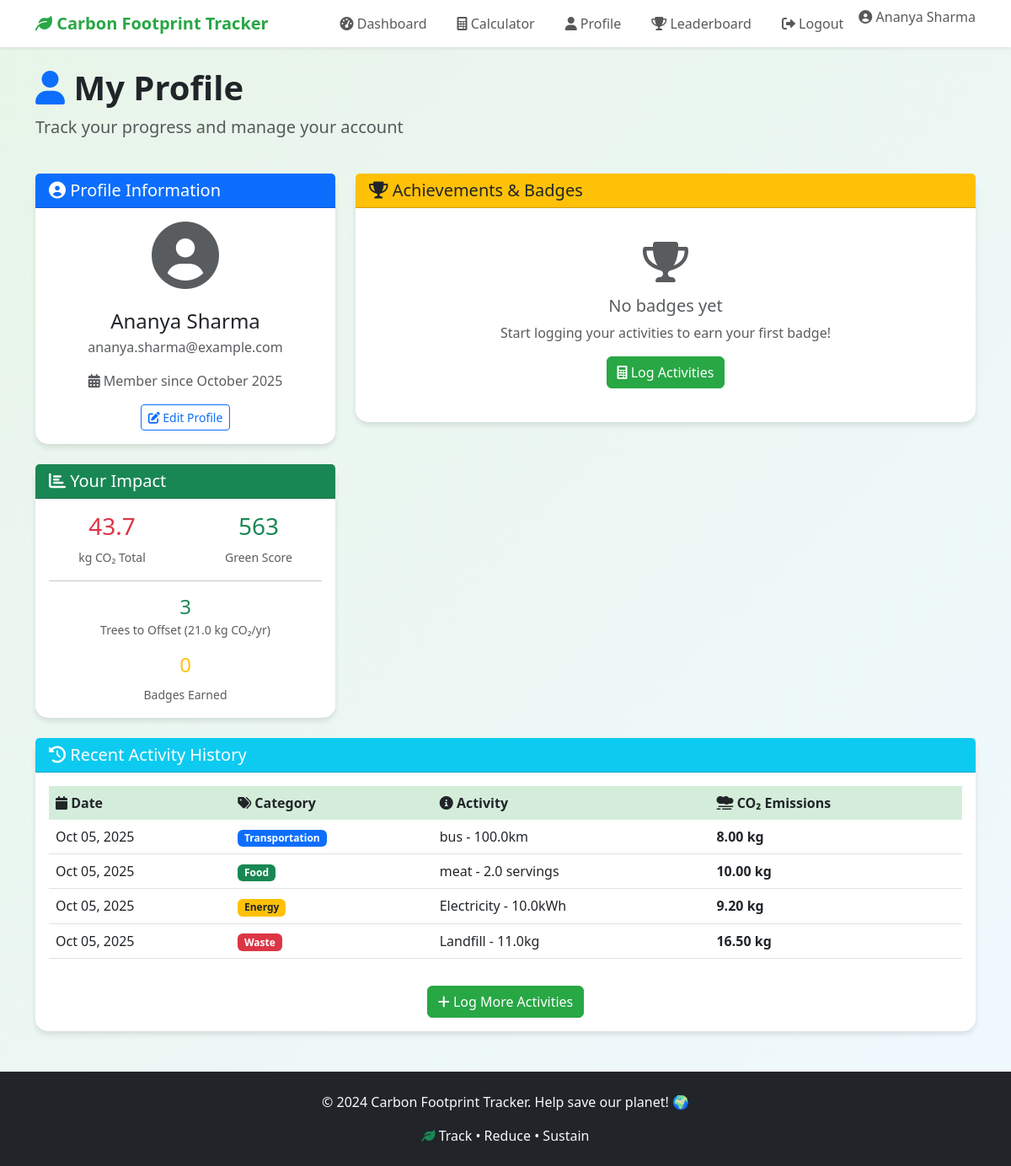
Screenshot of /profile (signed in) with the database file from the repository.
### tables this page shows
CREATE TABLE users (
            id INTEGER PRIMARY KEY AUTOINCREMENT,
            name TEXT NOT NULL,
            email TEXT UNIQUE NOT NULL,
            password_hash TEXT NOT NULL,
            created_at TIMESTAMP DEFAULT CURRENT_TIMESTAMP
        );

CREATE TABLE emissions (
            id INTEGER PRIMARY KEY AUTOINCREMENT,
            user_id INTEGER NOT NULL,
            category TEXT NOT NULL,
            activity TEXT NOT NULL,
            emission_value REAL NOT NULL,
            date DATE NOT NULL,
            FOREIGN KEY (user_id) REFERENCES users (id)
        );

### app.py (the view, shortened to what this page needs)
@app.route('/profile', methods=['GET', 'POST'])
@login_required
def profile():
    conn = get_db_connection()
    history_rows = conn.execute('''
        SELECT category, activity, emission_value, date
        FROM emissions
        WHERE user_id = ?
        ORDER BY date DESC
        LIMIT 20
    ''', (current_user.id,)).fetchall()
    history = []
    for row in history_rows:
        row_dict = {
            'category': row['category'],
            'activity': row['activity'],
            'emission_value': float(row['emission_value'] or 0),
            'date': None
        }
        if row['date']:
            try:
                row_dict['date'] = datetime.strptime(row['date'], '%Y-%m-%d')
            except Exception:
                try:
                    row_dict['date'] = datetime.fromisoformat(str(row['date']))
                except Exception:
                    row_dict['date'] = datetime.now()
        history.append(row_dict)
    badges_rows = conn.execute('''
        SELECT badge_name, date_earned
        FROM badges
        WHERE user_id = ?
        ORDER BY date_earned DESC
    ''', (current_user.id,)).fetchall()
    badges = []
    total_emissions = conn.execute('''
        SELECT COALESCE(SUM(emission_value), 0) as total
        FROM emissions WHERE user_id = ?
    ''', (current_user.id,)).fetchone()['total']
    conn.close()
    green_score = max(0, 1000 - int(total_emissions * 10))
    trees_needed = estimate_trees_needed(total_emissions)
    return render_template('profile.html',
                         history=history,
                         badges=badges,
                         total_emissions=round(total_emissions, 2),
                         green_score=green_score,
                         trees_needed=trees_needed,
                         tree_absorption=TREE_CO2_SEQUESTRATION_KG_PER_YEAR)

### app.py (called while the page is built)
def parse_created_at(value):
    if isinstance(value, datetime):
        return value
    if not value:
        return None
    for fmt in ('%Y-%m-%d %H:%M:%S', '%Y-%m-%d'):
        try:
            return datetime.strptime(str(value), fmt)
        except Exception:
            pass
    try:
        return datetime.fromisoformat(str(value))
    except Exception:
        return None

def estimate_trees_needed(total_emissions_kg: float) -> int:
    try:
        emissions = max(0.0, float(total_emissions_kg))
    except Exception:
        emissions = 0.0
    if TREE_CO2_SEQUESTRATION_KG_PER_YEAR <= 0:
        return 0
    import math
    return int(math.ceil(emissions / TREE_CO2_SEQUESTRATION_KG_PER_YEAR))

@login_manager.user_loader
def load_user(user_id):
    conn = get_db_connection()
    user = conn.execute('SELECT * FROM users WHERE id = ?', (user_id,)).fetchone()
    conn.close()
    if user:
        created_at = parse_created_at(user['created_at'])
        return User(user['id'], user['name'], user['email'], user['password_hash'], created_at)
    return None

def get_db_connection():
    conn = sqlite3.connect(app.config['DATABASE'])
    conn.row_factory = sqlite3.Row
    return conn

### templates/profile.html (shortened to what this page needs)
{% extends "base.html" %}
{% block content %}
<div class="row mb-4">
    <div class="col-12">
        <h1 class="display-6 fw-bold">
            <i class="fas fa-user text-primary"></i>
            My Profile
        </h1>
        <p class="lead text-muted">Track your progress and manage your account</p>
    </div>
</div>
<div class="row g-4">
    <div class="col-lg-4">
        <div class="card">
            <div class="card-header bg-primary text-white">
                <h5 class="card-title mb-0">
                    <i class="fas fa-user-circle"></i> Profile Information
                </h5>
            </div>
            <div class="card-body text-center">
                <div class="mb-4">
                    <i class="fas fa-user-circle text-muted" style="font-size: 5rem;"></i>
                </div>
                <h4 class="mb-1">{{ current_user.name }}</h4>
                <p class="text-muted mb-3">{{ current_user.email }}</p>
                <p class="text-muted">
                    <i class="fas fa-calendar-alt"></i>
                    Member since {{ current_user.created_at.strftime('%B %Y') }}
                </p>
                <button class="btn btn-outline-primary btn-sm" data-bs-toggle="modal" data-bs-target="#editProfileModal">
                    <i class="fas fa-edit"></i> Edit Profile
                </button>
            </div>
        </div>
        <div class="card mt-4">
            <div class="card-header bg-success text-white">
                <h5 class="card-title mb-0">
                    <i class="fas fa-chart-bar"></i> Your Impact
                </h5>
            </div>
            <div class="card-body">
                <div class="row text-center">
                    <div class="col-6">
                        <h3 class="text-danger">{{ total_emissions }}</h3>
                        <small class="text-muted">kg CO₂ Total</small>
                    </div>
                    <div class="col-6">
                        <h3 class="text-success">{{ green_score }}</h3>
                        <small class="text-muted">Green Score</small>
                    </div>
                </div>
                <hr>
                <div class="text-center mb-3">
                    <h4 class="text-success mb-0">{{ trees_needed }}</h4>
                    <small class="text-muted">Trees to Offset ({{ tree_absorption }} kg CO₂/yr)</small>
                </div>
                <div class="text-center">
                    <h4 class="text-warning">{{ badges|length }}</h4>
                    <small class="text-muted">Badges Earned</small>
                </div>
            </div>
        </div>
    </div>
    <div class="col-lg-8">
        <div class="card">
            <div class="card-header bg-warning text-dark">
                <h5 class="card-title mb-0">
                    <i class="fas fa-trophy"></i> Achievements & Badges
                </h5>
            </div>
            <div class="card-body">
                {% if badges %}
                <div class="row g-3">
                    {% for badge in badges %}
                    <div class="col-md-6 col-lg-4">
                        <div class="card border-0 bg-light">
                            <div class="card-body text-center p-3">
                                {% if 'Gold' in badge.badge_name %}
                                    <i class="fas fa-medal text-warning mb-2" style="font-size: 2rem;"></i>
                                {% elif 'Silver' in badge.badge_name %}
                                    <i class="fas fa-medal text-secondary mb-2" style="font-size: 2rem;"></i>
                                {% else %}
                                    <i class="fas fa-medal text-info mb-2" style="font-size: 2rem;"></i>
                                {% endif %}
                                <h6 class="card-title">{{ badge.badge_name }}</h6>
                                <small class="text-muted">
                                    Earned {{ badge.date_earned.strftime('%b %d, %Y') }}
                                </small>
                            </div>
                        </div>
                    </div>
                    {% endfor %}
                </div>
                {% else %}
                <div class="text-center py-4">
                    <i class="fas fa-trophy text-muted" style="font-size: 3rem;"></i>
                    <h5 class="mt-3 text-muted">No badges yet</h5>
                    <p class="text-muted">Start logging your activities to earn your first badge!</p>
                    <a href="{{ url_for('calculator') }}" class="btn btn-primary">
                        <i class="fas fa-calculator"></i> Log Activities
                    </a>
                </div>
                {% endif %}
            </div>
        </div>
    </div>
</div>
<div class="row mt-4">
    <div class="col-12">
        <div class="card">
            <div class="card-header bg-info text-white">
                <h5 class="card-title mb-0">
                    <i class="fas fa-history"></i> Recent Activity History
                </h5>
            </div>
            <div class="card-body">
                {% if history %}
                <div class="table-responsive">
                    <table class="table table-hover">
                        <thead>
                            <tr>
                                <th><i class="fas fa-calendar"></i> Date</th>
                                <th><i class="fas fa-tags"></i> Category</th>
                                <th><i class="fas fa-info-circle"></i> Activity</th>
                                <th><i class="fas fa-smog"></i> CO₂ Emissions</th>
                            </tr>
                        </thead>
                        <tbody>
                            {% for activity in history %}
                            <tr>
                                <td>{{ activity.date.strftime('%b %d, %Y') }}</td>
                                <td>
                                    <span class="badge
                                        {% if activity.category == 'Transportation' %}bg-primary
                                        {% elif activity.category == 'Food' %}bg-success
                                        {% elif activity.category == 'Energy' %}bg-warning text-dark
                                        {% else %}bg-danger
                                        {% endif %}">
                                        {{ activity.category }}
                                    </span>
                                </td>
                                <td>{{ activity.activity }}</td>
                                <td>
                                    <strong>{{ "%.2f"|format(activity.emission_value) }} kg</strong>
                                </td>
                            </tr>
                            {% endfor %}
                        </tbody>
                    </table>
                </div>
                <div class="text-center mt-3">
                    <a href="{{ url_for('calculator') }}" class="btn btn-primary">
                        <i class="fas fa-plus"></i> Log More Activities
                    </a>
                </div>
                {% endif %}
            </div>
        </div>
    </div>
</div>
{% endblock %}

### templates/base.html (shortened to what this page needs)
<!DOCTYPE html>
<html lang="en">
<head>
    <link href="https://cdn.jsdelivr.net/npm/bootstrap@5.3.0/dist/css/bootstrap.min.css" rel="stylesheet">
    <link href="https://cdnjs.cloudflare.com/ajax/libs/font-awesome/6.0.0/css/all.min.css" rel="stylesheet">
</head>
<body>
    <nav class="navbar navbar-expand-lg navbar-light bg-white shadow-sm">
        <div class="container">
            <a class="navbar-brand" href="{{ url_for('index') }}">
                <i class="fas fa-leaf"></i> Carbon Footprint Tracker
            </a>
            <div class="collapse navbar-collapse" id="navbarNav">
                <ul class="navbar-nav ms-auto">
                    {% if current_user.is_authenticated %}
                        <li class="nav-item">
                            <a class="nav-link" href="{{ url_for('dashboard') }}">
                                <i class="fas fa-tachometer-alt"></i> Dashboard
                            </a>
                        </li>
                        <li class="nav-item">
                            <a class="nav-link" href="{{ url_for('calculator') }}">
                                <i class="fas fa-calculator"></i> Calculator
                            </a>
                        </li>
                        <li class="nav-item">
                            <a class="nav-link" href="{{ url_for('profile') }}">
                                <i class="fas fa-user"></i> Profile
                            </a>
                        </li>
                        <li class="nav-item">
                            <a class="nav-link" href="{{ url_for('leaderboard') }}">
                                <i class="fas fa-trophy"></i> Leaderboard
                            </a>
                        </li>
                        <li class="nav-item">
                            <a class="nav-link" href="{{ url_for('logout') }}">
                                <i class="fas fa-sign-out-alt"></i> Logout
                            </a>
                        </li>
                        <li class="nav-item">
                            <span class="navbar-text">
                                <i class="fas fa-user-circle"></i> {{ current_user.name }}
                            </span>
                        </li>
                    {% endif %}
                </ul>
            </div>
        </div>
    </nav>
    <main>
        <div class="container mt-4">
            {% block content %}{% endblock %}
        </div>
    </main>
    <footer class="bg-dark text-light mt-5 py-4">
        <div class="container text-center">
            <p>&copy; 2024 Carbon Footprint Tracker. Help save our planet! 🌍</p>
            <p class="mb-0">
                <i class="fas fa-leaf text-success"></i>
                Track • Reduce • Sustain
            </p>
        </div>
    </footer>
</body>
</html>

### templates/base.html (style rules this page uses)
:root { --primary-green: #28a745; --secondary-green: #20c997; --dark-green: #155724; --light-green: #d4edda; }
body { background: linear-gradient(135deg, #e8f5e8 0%, #f0f9ff 100%); min-height: 100vh; }
.navbar-brand { font-weight: bold; color: var(--primary-green) !important; }
.btn-primary { background-color: var(--primary-green); border-color: var(--primary-green); }
.card { border: none; box-shadow: 0 4px 6px rgba(0, 0, 0, 0.1); border-radius: 15px; }
.navbar-nav .nav-link { font-weight: 500; margin: 0 10px; }
.table th { background-color: var(--light-green); border: none; }

### rows the page displays
users: name "Ananya Sharma", email "ananya.sharma@example.com"
emissions: date "Oct 05, 2025", category "Transportation", activity "bus - 100.0km", emission_value "8.00"
emissions: date "Oct 05, 2025", category "Food", activity "meat - 2.0 servings", emission_value "10.00"
emissions: date "Oct 05, 2025", category "Energy", activity "Electricity - 10.0kWh", emission_value "9.20"
emissions: date "Oct 05, 2025", category "Waste", activity "Landfill - 11.0kg", emission_value "16.50"

### other values shown
{{ current_user.created_at.strftime('%B %Y') }} "October 2025"
{{ total_emissions }} "43.7"
{{ green_score }} "563"
{{ trees_needed }} "3"
{{ tree_absorption }} "21.0"
{{ badges|length }} "0"
